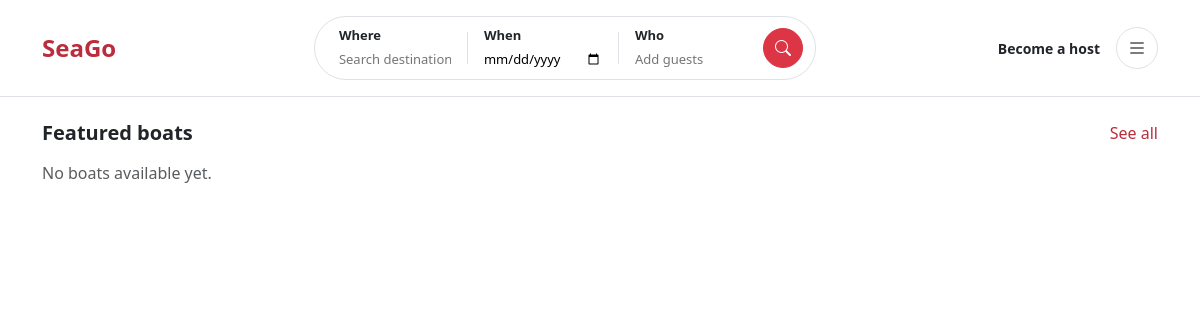
/, run on an earlier commit of the app's database.
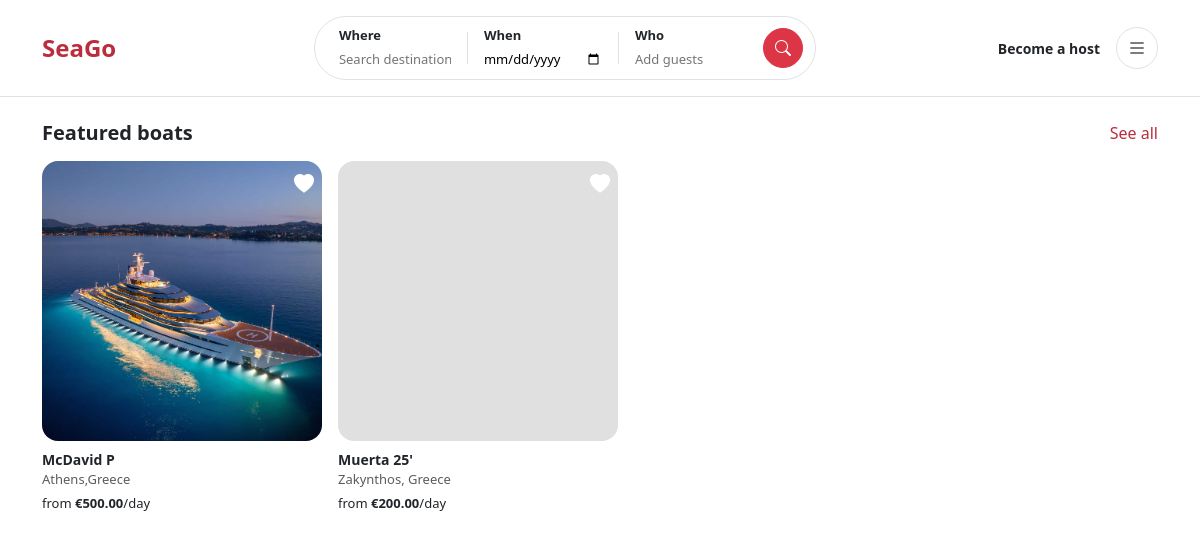
And on a later commit of the database.
### boats/models.py (models this page shows, shortened)
class Boat(models.Model):
    BOAT_TYPE_CHOICES = [
        ('sailboat', 'Sailboat'),
        ('motorboat', 'Motorboat'),
        ('yacht', 'Yacht'),
        ('catamaran', 'Catamaran'),
    ]
    owner = models.ForeignKey(settings.AUTH_USER_MODEL, on_delete=models.CASCADE, related_name='boats')
    category = models.ForeignKey(BoatCategory, on_delete=models.SET_NULL, null=True, blank=True, related_name='boats')
    name = models.CharField(max_length=200)
    location = models.CharField(max_length=200)
    description = models.TextField()
    capacity = models.PositiveIntegerField()
    boat_type = models.CharField(max_length=20, choices=BOAT_TYPE_CHOICES)
    price_per_day = models.DecimalField(max_digits=10, decimal_places=2)
    features = models.TextField(blank=True)
    created_at = models.DateTimeField(auto_now_add=True)
    is_approved = models.BooleanField(default=False)
    is_available = models.BooleanField(default=True)
    def get_cover_image(self):
        cover = self.images.filter(is_cover=True).first()
        if cover:
            return cover.image.url
        first = self.images.first()
        return first.image.url if first else None

class BoatImage(models.Model):
    boat = models.ForeignKey(Boat, on_delete=models.CASCADE, related_name='images')
    image = models.ImageField(upload_to='boat_images/')
    is_cover = models.BooleanField(default=False)

### boats/views.py (the view)
# urls.py: path('', views.homepage, name='homepage'),
def homepage(request):
    featured_boats = Boat.objects.filter(is_approved=True, is_available=True).order_by('-created_at')[:6]
    print("BOATS FOUND:", featured_boats.count())
    categories = BoatCategory.objects.all()
    return render(request, 'boats/home.html', {
        'featured_boats': featured_boats,
        'categories': categories,
    })

### templates/boats/home.html (shortened to what this page needs)
{% extends "base.html" %}
{% block content %}
<div class="container mt-4">
  <div class="d-flex justify-content-between align-items-center mb-3">
    <h5 class="fw-bold mb-0">Featured boats</h5>
    <a href="{% url 'boats:boat_list' %}" class="text-decoration-none" style="color: #bb2d3c;">See all</a>
  </div>
  <div class="scroll-row">
    {% for boat in featured_boats %}
    <div class="boat-card-wrap">
      <a href="{% url 'boats:boat_detail' boat.pk %}" class="text-decoration-none">
        <div class="position-relative">
          {% if boat.get_cover_image %}
            <img src="{{ boat.get_cover_image }}" class="boat-img-square" alt="{{ boat.name }}">
          {% else %}
            <div class="boat-img-placeholder"></div>
          {% endif %}
          <button class="btn position-absolute top-0 end-0 p-2 border-0 bg-transparent">
            <i class="bi bi-heart-fill text-white fs-5"></i>
          </button>
        </div>
        <div class="mt-2">
          <div class="fw-bold text-dark" style="font-size: 14px;">{{ boat.name }}</div>
          <div class="text-muted" style="font-size: 13px;">{{ boat.location }}</div>
          <div class="text-dark mt-1" style="font-size: 13px;">from <strong>€{{ boat.price_per_day }}</strong>/day</div>
        </div>
      </a>
    </div>
    {% empty %}
    <p class="text-muted">No boats available yet.</p>
    {% endfor %}
  </div>
</div>
{% endblock %}

What changed in the data, as far as the page shows it:
added Boat: get_cover_image (picture), name "McDavid P", location "Athens,Greece", price_per_day "500.00"
added Boat: name "Muerta 25'", location "Zakynthos, Greece", price_per_day "200.00"
Also different on the page:
text no longer shown: "No boats available yet."
